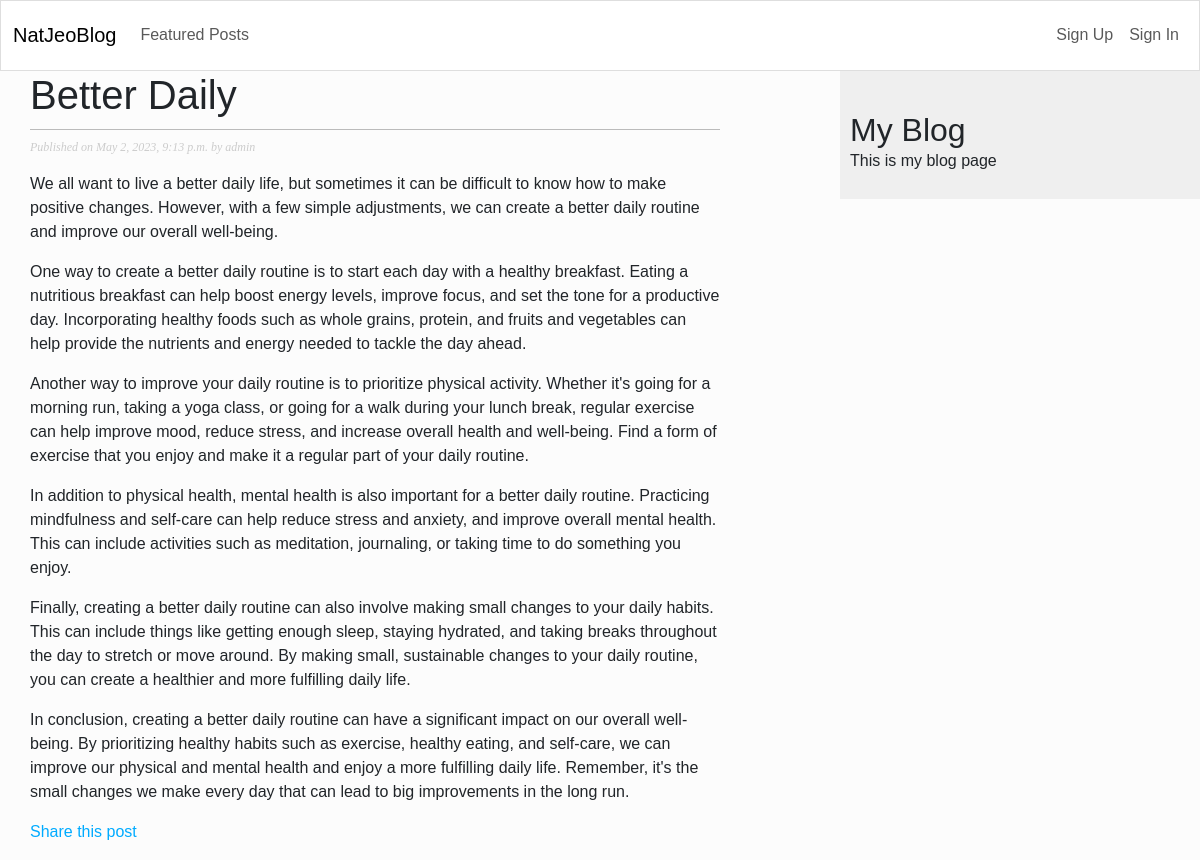
Page /blog/2023/5/2/better-daily/ on the committed database.
### blog/models.py (models this page shows, shortened)
class Post(models.Model):
    class Status(models.TextChoices):
        DRAFT = 'DF', 'Draft'
        PUBLISHED = 'PD', 'Published'
    title = models.CharField(max_length=255)
    slug = models.SlugField(max_length=255, unique_for_date='publish')
    author = models.ForeignKey(User, on_delete=models.CASCADE, related_name='blog_posts')
    image = image = models.FileField(blank=True, null=True, upload_to='images/')
    body = RichTextField(blank=True, null=True)
    publish = models.DateTimeField(default=timezone.now)
    created = models.DateTimeField(auto_now=True)
    updated = models.DateTimeField(auto_now=True)
    status = models.CharField(max_length=2,
                                     choices=Status.choices,
                                     default=Status.DRAFT)
    objects = models.Manager()          # the default manager
    published = PublishedManager()      # my defined manager
    class Meta:
        ordering = ['-publish']
        indexes = [
            models.Index(fields =['-publish']),
        ]

### blog/views.py (the view)
# urls.py: path('<int:year>/<int:month>/<int:day>/<slug:post>/', views.postDetails, name='postDetails'),
def postDetails(request, year, month, day, post):
    post = get_object_or_404(Post,
                             status=Post.Status.PUBLISHED,
                             slug=post,
                             publish__year=year,
                             publish__month=month,
                             publish__day=day)
    return render(request,
                  'blog/post/postDetails.html',
                  {'post': post})

### blog/templates/blog/post/postDetails.html (shortened to what this page needs)
{% extends 'blog/base.html' %}
{% block content %}
        <h1> {{ post.title }} </h1>
        <P class="date">Published on {{ post.publish }} by {{ post.author }}</p>
        {{ post.body | safe | linebreaks }}
        <p>
            <a href="{% url 'blog:sharePost' post.id %}">
                Share this post
            </a>
        </P>
{% endblock content %}

### blog/static/css/blog.css (style rules this page uses)
body { margin:0; padding:0; font-family:helvetica, sans-serif; }
a { color:#00abff; text-decoration:none; }
h1 { font-weight:normal; border-bottom:1px solid #bbb; padding:0 0 10px 0; }
p.date { color:#ccc; font-family: georgia, serif; font-size: 12px; font-style: italic; }

### rows in the picture
Post: title "Better Daily", publish "May 2, 2023, 9:13 p.m.", author "admin", body "We all want to live a better daily life, but sometimes it can be difficult to know how to make positive changes. However, with a few simple adjustments, we can create a better daily routine and improve our overall well-being. One way to create a better daily routine is to start each day with a healthy breakfast. Eating a nutritious breakfast can help boost energy levels, improve focus, and set the tone for a productive day. Incorporating healthy foods such as whole grains, protein, and fruits and vegetables can help provide the nutrients and energy needed to tackle the day ahead. Another way to improve your daily routine is to prioritize physical activity. Whether it's going for a morning…"
